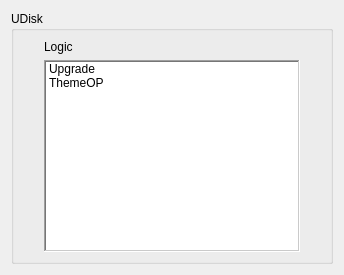
     <widget class="QWidget" name="page_UDisk">
      <layout class="QVBoxLayout" name="verticalLayout_12">
       <item>
        <widget class="QGroupBox" name="Storage_UDisk">
         <property name="font">
          <font>
           <weight>50</weight>
           <bold>false</bold>
          </font>
         </property>
         <property name="title">
          <string>UDisk</string>
         </property>
         <property name="flat">
          <bool>true</bool>
         </property>
         <property name="checkable">
          <bool>false</bool>
         </property>
         <layout class="QVBoxLayout" name="verticalLayout_11">
          <property name="leftMargin">
           <number>30</number>
          </property>
          <property name="rightMargin">
           <number>30</number>
          </property>
          <item>
           <widget class="QLabel" name="label_33">
            <property name="text">
             <string>Logic</string>
            </property>
           </widget>
          </item>
          <item>
           <widget class="UpSelecQListWidget" name="Storage_UDisk_Logic_Enum_Item">
            <property name="frameShape">
             <enum>QFrame::WinPanel</enum>
            </property>
            <item>
             <property name="text">
              <string>Upgrade</string>
             </property>
             <property name="checkState">
              <enum>Unchecked</enum>
             </property>
             <property name="icon">
              <iconset resource="../IDE.qrc">
               <normaloff>:/Menu/rc/Menu/chat.png</normaloff>:/Menu/rc/Menu/chat.png</iconset>
             </property>
            </item>
            <item>
             <property name="text">
              <string>ThemeOP</string>
             </property>
             <property name="checkState">
              <enum>Unchecked</enum>
             </property>
             <property name="icon">
              <iconset resource="../IDE.qrc">
               <normaloff>:/Menu/rc/Menu/chat.png</normaloff>:/Menu/rc/Menu/chat.png</iconset>
             </property>
            </item>
           </widget>
          </item>
         </layout>
        </widget>
       </item>
      </layout>
     </widget>
